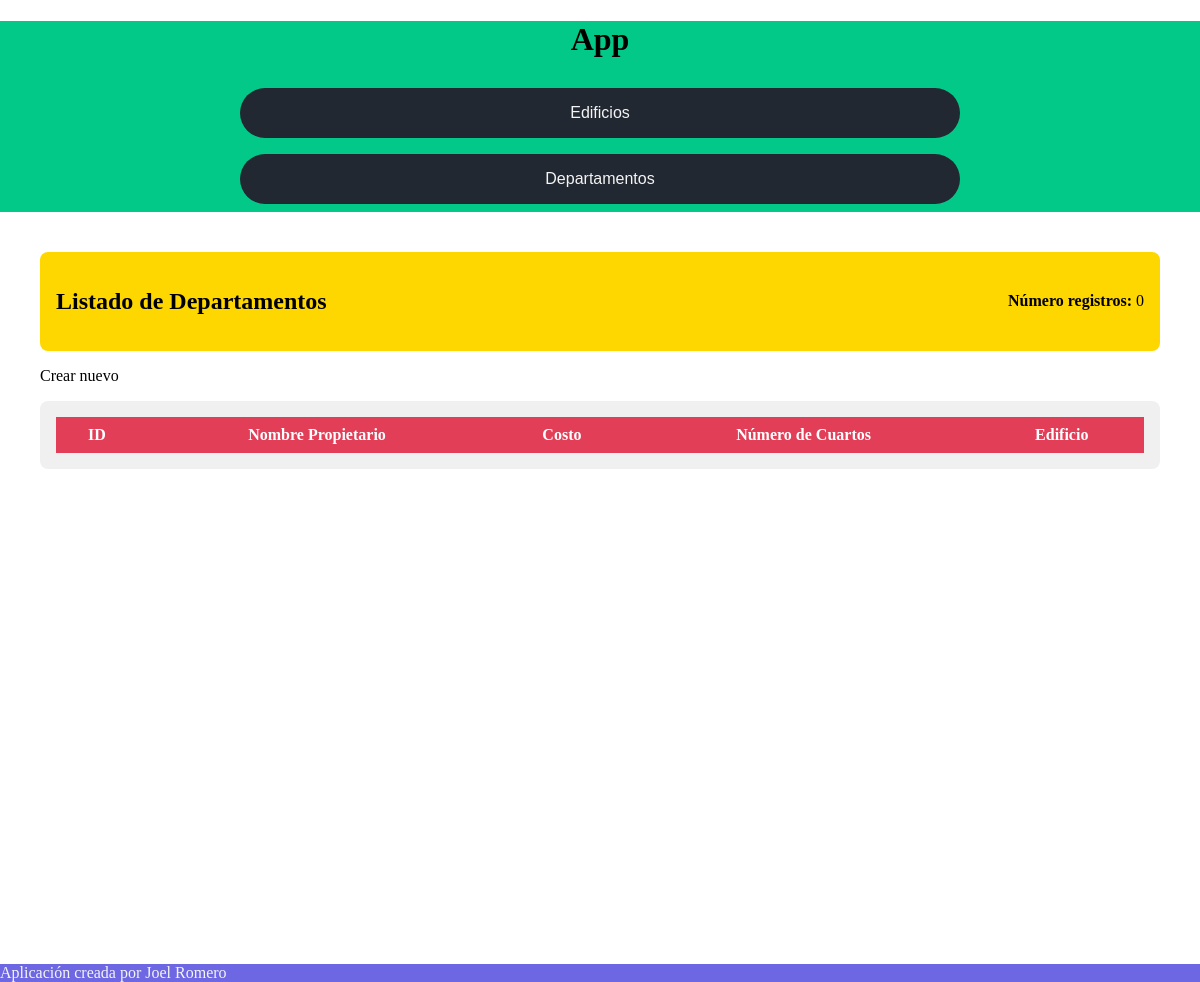
/entidades/listar_departamentos/, run on an earlier commit of the app's database.
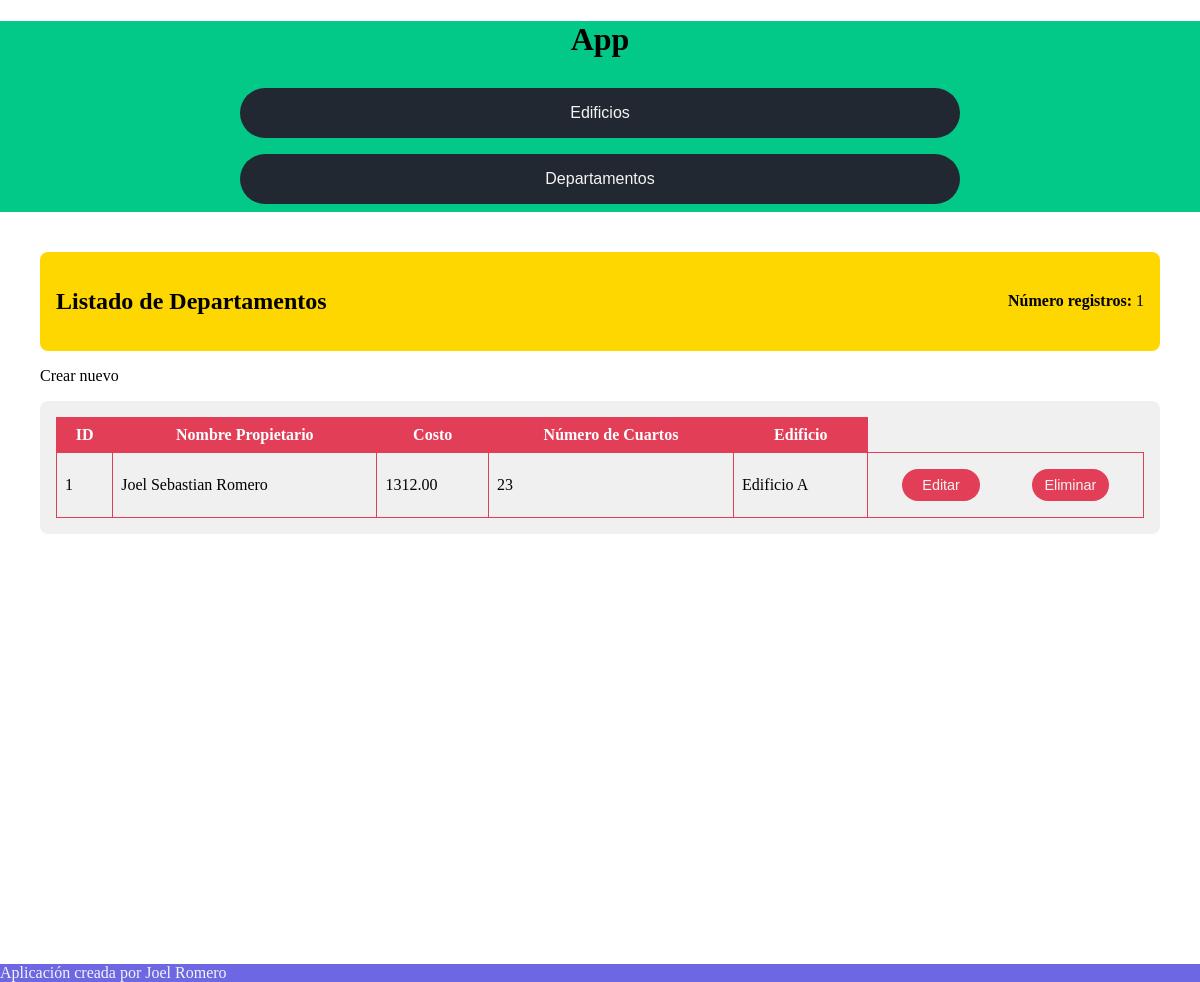
And on a later commit of the database.
### app/models.py (models this page shows, shortened)
class Departamento(models.Model):
    nombre_propietario = models.CharField(max_length=100)
    costo = models.DecimalField(max_digits=8, decimal_places=2)
    numero_cuartos = models.IntegerField()
    edificio = models.ForeignKey(Edificio, on_delete=models.CASCADE)

class Edificio(models.Model):
    TIPO_CHOICES = [
        ('Residencial', 'Residencial'),
        ('Comercial', 'Comercial'),
    ]
    nombre = models.CharField(max_length=100)
    direccion = models.CharField(max_length=200)
    ciudad = models.CharField(max_length=100)
    tipo = models.CharField(max_length=50, choices=TIPO_CHOICES)

### app/views.py (the view)
# urls.py: path('listar_departamentos/', listar_departamentos, name='listar_departamentos'),
def listar_departamentos(request):
    departamentos = Departamento.objects.all()
    data = getDataForHtml(departamentos, len(departamentos), 'Listado de Departamentos', 'departamentos')
    return render(request, 'list.html', data)

### app/views.py (called while the page is built)
def getDataForHtml(items, numero_registros, title, type):
    return {'items': items, 'numero_registros': numero_registros, 'title': title, 'type': type}

### app/templates/list.html (shortened to what this page needs)
{% extends "base.html" %}
{% block content %}
<section>
    <div class="section-header">
        <h2>{{ title }}</h2>
        <p><b>Número registros:</b> {{ numero_registros }}</p>
    </div>
    <article>
        <div>
            {% if type == "edificios" %}
            <a href="{% url 'crear_edificio' %}" style="color: black;">
                <p>Crear nuevo</p>
            </a>
            {% elif type == "departamentos" %}
            <a href="{% url 'crear_departamento' %}" style="color: black;">
                <p>Crear nuevo</p>
            </a>
            {% endif %}
        </div>
        <div class="section-cards">
            <table>
                <thead>
                    <tr>
                        <th>ID</th>
                        {% if type == "edificios" %}
                        <th>Nombre</th>
                        <th>Dirección</th>
                        <th>Ciudad</th>
                        <th>Tipo</th>
                        {% elif type == "departamentos" %}
                        <th>Nombre Propietario</th>
                        <th>Costo</th>
                        <th>Número de Cuartos</th>
                        <th>Edificio</th>
                        {% endif %}
                    </tr>
                </thead>
                <tbody>
                    {% for item in items %}
                    <tr>
                        <td>{{ item.id }}</td>
                        {% if type == "edificios" %}
                        <td>{{ item.nombre }}</td>
                        <td>{{ item.direccion }}</td>
                        <td>{{ item.ciudad }}</td>
                        <td>{{ item.tipo }}</td>
                        {% elif type == "departamentos" %}
                        <td>{{ item.nombre_propietario }}</td>
                        <td>{{ item.costo }}</td>
                        <td>{{ item.numero_cuartos }}</td>
                        <td>{{ item.edificio.nombre }}</td>
                        {% endif %}
                        <td><div class="card-buttons">
                            {% if type == "edificios" %}
                            <button><a
                                    href="{% url 'editar_edificio' item.id %}">Editar</a></button>
                            <button><a
                                    href="{% url 'eliminar_edificio' item.id %}">Eliminar</a></button>
                            {% elif type == "departamentos" %}
                            <button><a
                                    href="{% url 'editar_departamento' item.id %}">Editar</a></button>
                            <button><a
                                    href="{% url 'eliminar_departamento' item.id %}">Eliminar</a></button>
                            {% endif %}
                        </div>
                    </td>
                    </tr>
                    {% endfor %}
                </tbody>
            </table>
        </div>
    </article>
</section>
{% endblock %}

### app/templates/base.html (shortened to what this page needs)
<!DOCTYPE html>
<html lang="en">
    <head>
        {% load static %}
        <link rel="stylesheet" href="{% static 'styles/base.css' %}">
        <link rel="stylesheet" href="{% static 'styles/list.css' %}">
    </head>
    <body>
        <header>
            <h1>
                App
            </h1>
            <nav>
                <button class="nav-item">
                    <a href="{% url 'listar_edificios' %}">Edificios</a>
                </button>
                <button class="nav-item">
                    <a href="{% url 'listar_departamentos' %}">Departamentos</a>
                </button>
            </nav>
        </header>
        <main>
            {% block content %}{% endblock %}
        </main>
        <footer>
            <span>
                <p>Aplicación creada por Joel Romero</p>
            </span>
        </footer>
    </body>
</html>

### app/static/styles/base.css (style rules this page uses)
html, body { padding: 0; margin: 0; width: 100%; height: 100%; min-height: 100vh; }
body { position: absolute; }
main { padding: 1vh; height: auto; min-height: 90vh; }
header { position: sticky; top: 0; margin: 0; background-color: #03c988; text-align: center; }
footer { position: sticky; top: 0; background-color: #6d67e4; color: #f4f4f4; }
a { color: #f4f4f4; text-decoration: none; }
nav { text-align: center; width: 100%; margin: 0 auto; border-radius: 1vh; display: flex; flex-direction: column; align-items: center; justify-content: space-around; }
nav .nav-item { width: 60%; padding: 2vh; font-size: 1rem; margin: 1vh; background-color: #222831; border-radius: 4vh; -webkit-border-radius: 4vh; -moz-border-radius: 4vh; -ms-border-radius: 4vh; -o-border-radius: 4vh; border: none; transition: width 0.5s ease-in-out; -webkit-transition: width 0.5s ease-in-out; -moz-transition: width 0.5s ease-in-out; -ms-transition: width 0.5s ease-in-out; -o-transition: width 0.5s ease-in-out; }

### app/static/styles/list.css (style rules this page uses)
section { padding: 4vh; background-color: white; border-radius: 2vh; }
.section-header { display: flex; align-items: center; justify-content: space-between; background-color: #ffd700; padding: 1rem; border-radius: 0.5rem; }
.section-header p { margin-left: auto; }
article .section-cards { background-color: #f0f0f0; padding: 1rem; border-radius: 0.5rem; }
.card-buttons { display: flex; flex-direction: row; align-items: center; justify-content: space-around; }
.card-buttons button { margin: 1vh; width: 30%; padding: 1vh; font-size: 0.9rem; background-color: #E23E57; border: none; border-radius: 2vh; }
table { margin: 0 auto; border-collapse: collapse; width: 100%; }
table thead { background-color: #E23E57; color: white; }
table th, table td { padding: 0.5rem; border: 1px solid #E23E57; }
table th { text-align: center; }

What changed in the data, as far as the page shows it:
added Departamento: id "1", nombre_propietario "Joel Sebastian Romero", costo "1312.00", numero_cuartos "23", edificio.nombre "Edificio A"
Also different on the page:
{{ numero_registros }}: "0" → "1"
